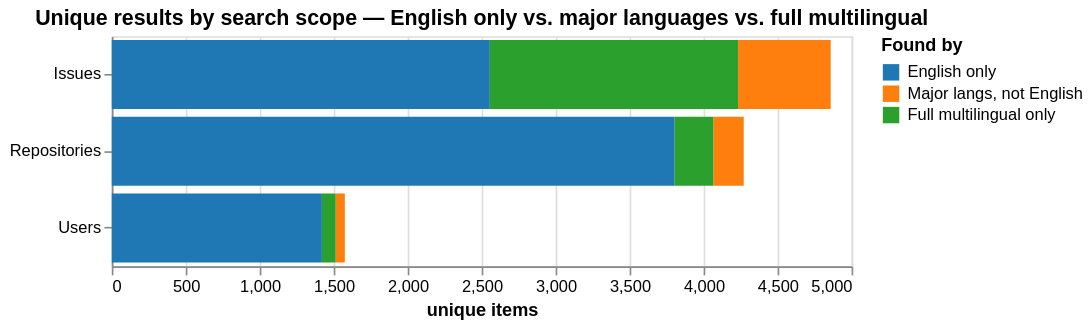

Notebook code cell kept with this figure:
### Code cell
# Stacked bar: English-only / major-only / multilingual-only split per result type
stacked_rows = []
for label, raw_df in [("Repositories", repos_raw), ("Issues", issues_raw), ("Users", users_raw)]:
    norm      = raw_df["search_term"].str.lower().str.strip()
    en_ids    = set(raw_df[norm.isin(en_terms)]["id"].dropna())
    major_ids = set(raw_df[norm.isin(major_terms)]["id"].dropna())
    all_ids   = set(raw_df["id"].dropna())
    stacked_rows += [
        {"type": label, "segment": "English only",            "n": len(en_ids)},
        {"type": label, "segment": "Major langs, not English", "n": len(major_ids - en_ids)},
        {"type": label, "segment": "Full multilingual only",   "n": len(all_ids - major_ids)},
    ]

seg_order = ["English only", "Major langs, not English", "Full multilingual only"]
stacked_df = pd.DataFrame(stacked_rows)

bar = alt.Chart(stacked_df).mark_bar().encode(
    y=alt.Y("type:N", title=None),
    x=alt.X("n:Q", title="unique items"),
    color=alt.Color("segment:N", sort=seg_order,
                    scale=alt.Scale(range=["#1f77b4", "#ff7f0e", "#2ca02c"]),
                    title="Found by"),
    order=alt.Order("segment:N", sort="ascending"),
    tooltip=["type:N", "segment:N", "n:Q"],
).properties(width=450, height=140,
             title="Unique results by search scope — English only vs. major languages vs. full multilingual")
display(bar)

# Pct labels
for _, row in stacked_df.iterrows():
    total = stacked_df[stacked_df["type"] == row["type"]]["n"].sum()
    print(f"  {row['type']:15s} {row['segment']:35s}: {row['n']:5d} ({row['n']/total*100:.1f}%)")

### Figure 1 — Vega specification as saved in the notebook (floating-point values rounded to 4 significant figures)
{"$schema": "https://vega.github.io/schema/vega/v6.json", "data": [{"name": "source_0"}, {"name": "data_0", "values": [{"n": 3804, "n_end": 3804.0, "n_start": 0.0, "segment": "English only", "type": "Repositories"}, {"n": 205, "n_end": 4271.0, "n_start": 4066.0, "segment": "Major langs, not English", "type": "Repositories"}, {"n": 262, "n_end": 4066.0, "n_start": 3804.0, "segment": "Full multilingual only", "type": "Repositories"}, {"n": 2555, "n_end": 2555.0, "n_start": 0.0, "segment": "English only", "type": "Issues"}, {"n": 626, "n_end": 4859.0, "n_start": 4233.0, "segment": "Major langs, not English", "type": "Issues"}, {"n": 1678, "n_end": 4233.0, "n_start": 2555.0, "segment": "Full multilingual only", "type": "Issues"}, {"n": 1420, "n_end": 1420.0, "n_start": 0.0, "segment": "English only", "type": "Users"}, {"n": 62, "n_end": 1575.0, "n_start": 1513.0, "segment": "Major langs, not English", "type": "Users"}, {"n": 93, "n_end": 1513.0, "n_start": 1420.0, "segment": "Full multilingual only", "type": "Users"}]}, {"name": "data_0_y_domain_type", "values": [{"type": "Repositories"}, {"type": "Issues"}, {"type": "Users"}]}, {"name": "source_0_color_domain_segment", "values": [{"segment": "English only", "sort_field": 0.0}, {"segment": "Major langs, not English", "sort_field": 1.0}, {"segment": "Full multilingual only", "sort_field": 2.0}]}], "marks": [{"type": "rect", "name": "marks", "from": {"data": "data_0"}, "encode": {"update": {"x2": {"field": "n_start", "scale": "x"}, "tooltip": {"signal": "{\"type\": isValid(datum[\"type\"]) ? datum[\"type\"] : \"\"+datum[\"type\"], \"segment\": isValid(datum[\"segment\"]) ? datum[\"segment\"] : \"\"+datum[\"segment\"], \"n\": format(datum[\"n\"], \"\")}"}, "fill": {"field": "segment", "scale": "color"}, "x": {"field": "n_end", "scale": "x"}, "y": {"field": "type", "scale": "y"}, "height": {"signal": "max(0.25, bandwidth('y'))"}}}, "style": ["bar"]}], "scales": [{"name": "x", "type": "linear", "domain": {"data": "data_0", "fields": ["n_start", "n_end"]}, "range": [0, {"signal": "width"}], "nice": true, "zero": true}, {"name": "y", "type": "band", "domain": {"data": "data_0_y_domain_type", "field": "type", "sort": true}, "range": [0, {"signal": "height"}], "paddingOuter": 0.05, "paddingInner": 0.1}, {"name": "color", "type": "ordinal", "domain": {"data": "source_0_color_domain_segment", "field": "segment", "sort": {"op": "max", "field": "sort_field"}}, "range": ["#1f77b4", "#ff7f0e", "#2ca02c"]}], "axes": [{"scale": "x", "ticks": false, "zindex": 0, "labels": false, "grid": true, "aria": false, "maxExtent": 0, "tickCount": {"signal": "ceil(width/40)"}, "gridScale": "y", "minExtent": 0, "orient": "bottom", "domain": false}, {"scale": "x", "zindex": 0, "labelFlush": true, "tickCount": {"signal": "ceil(width/40)"}, "orient": "bottom", "grid": false, "title": "unique items", "labelOverlap": true}, {"scale": "y", "zindex": 0, "grid": false, "orient": "left"}], "title": {"text": "Unique results by search scope — English only vs. major languages vs. full multilingual", "frame": "group"}, "style": "cell", "padding": 5, "background": "white", "width": 450, "height": 140, "legends": [{"title": "Found by", "fill": "color", "symbolType": "square"}]}
